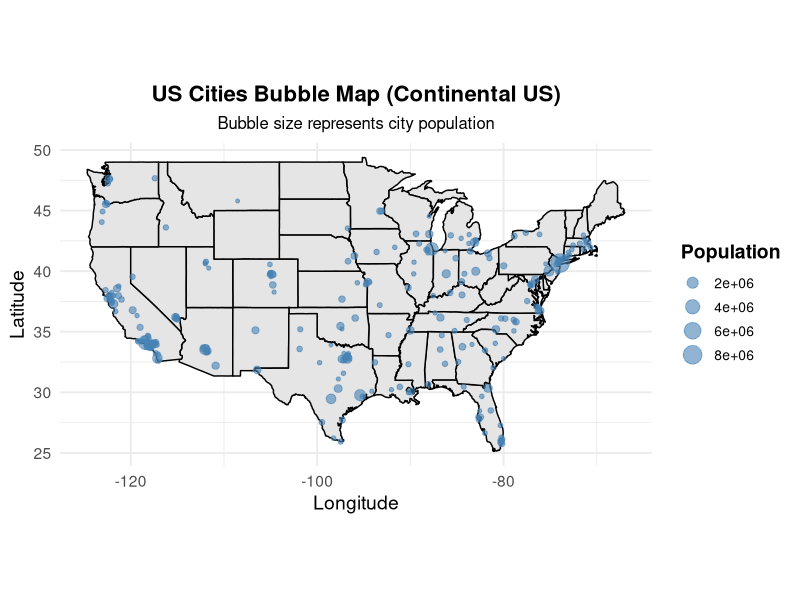

The R script that drew this image:
#Import libraries
library(ggplot2)
library(dplyr)
library(maps)

#Import data
data("us.cities")

#Optional: filter to cities with population >100000
cities <- us.cities %>% filter(pop > 100000)

#Load US states
us_map <- map_data("state")

#Filter cities to continental US only
cities_cont <- cities %>%
  filter(lat >= 24.5 & lat <= 49.5, long >= -125 & long <= -66.5)

#Create bubble map
ggplot() +
  # =Draw the US states
  geom_polygon(
    data = us_map,
    aes(x = long, y = lat, group = group),        #map long/lat and group for polygon shapes
    fill = "gray90",                              #fill color of states
    color = "black"                               #border color of states
  ) +
  geom_point(
    data = cities_cont,                            #use filtered US cities
    aes(x = long, y = lat, size = pop),            #bubble location and size by population
    color = "steelblue",                           #bubble color
    alpha = 0.6                                    #transparency of bubbles
  ) +
  #Fix aspect ratio
  coord_fixed(1.3) +
  labs(
    title = "US Cities Bubble Map (Continental US)",                         #title
    subtitle = "Bubble size represents city population",                     #subtitle
    x = "Longitude",                                                         #x-axis label
    y = "Latitude",                                                          #y-axis label
    size = "Population"                                                      #legend label
  ) +
  theme_minimal(base_size = 14) +
  theme(
    plot.title = element_text(face = "bold", hjust = 0.5, size = 16),        #title style
    plot.subtitle = element_text(hjust = 0.5, size = 12),                    #subtitle style
    legend.title = element_text(face = "bold"),                              #legend title style
    legend.text = element_text(size = 10)                                    #legend text size
  )
